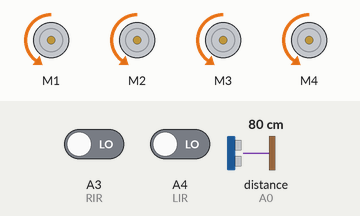
This sketch was run on a simulated Arduino Uno, built with avr-gcc and run on an emulated ATmega328P. On the bench: 4 × DC motor (green arrow = forward, orange = backward, longer = faster). The inputs (shaded band) are chosen by the test bench; at power-on: A3 (RIR) LOW, A4 (LIR) LOW, distance to the obstacle (sensor on A0) 80 cm. The echo pulse lasts 58.3 µs per cm.

Above: at 1.2 s.
1.3 s: A3 (RIR) driven HIGH
At 2.2 s:
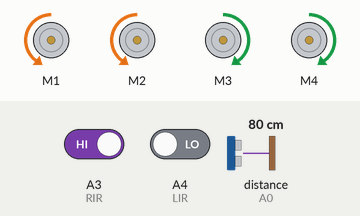
2.9 s: A4 (LIR) driven HIGH
At 3.6 s:
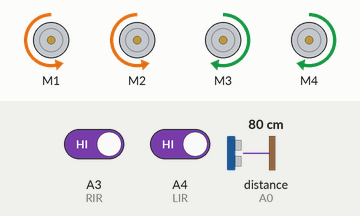
4.4 s: distance to the obstacle (sensor on A0) set to 53 cm
5.9 s: distance to the obstacle (sensor on A0) set to 45 cm
At 7.2 s:
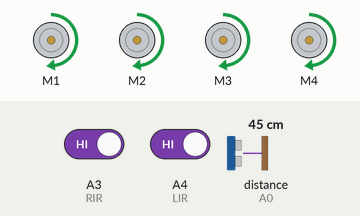
7.5 s: A3 (RIR) driven LOW
At 8.3 s:
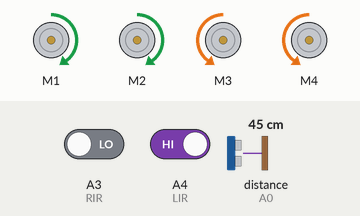
9.0 s: A4 (LIR) driven LOW
At 9.4 s:
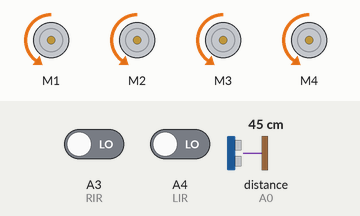
Timing chart, 0 to 11.6 s (numbered marks = the images above; inputs shaded):
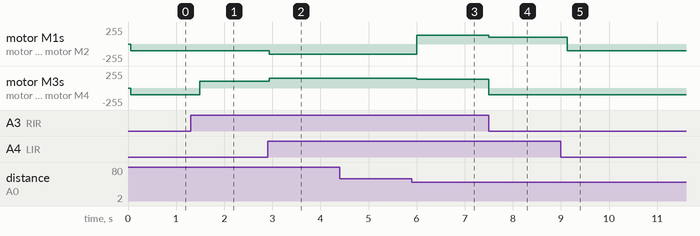

Measured:
- the behaviour switches between 49 and 48 cm on distance to the obstacle (sensor on A0) (found by bisection; images 2 and 3)
- after the input at 1.3 s, motor M3, motor M4: backward 100/255 → forward 100/255 after 0.19 s
- after the input at 2.9 s, motor M1, motor M2: backward 100/255 → backward 150/255 at once; motor M3, motor M4: forward 100/255 → forward 150/255 at once
- after the input at 4.4 s, every drawn part: stays the same
- after the input at 5.9 s, motor M1, motor M2: backward 150/255 → forward 130/255 after 0.10 s; motor M3, motor M4: forward 150/255 → forward 130/255 after 0.10 s
- after the input at 7.5 s, motor M1, motor M2: forward 130/255 → forward 100/255 at once; motor M3, motor M4: forward 130/255 → backward 100/255 at once
- after the input at 9.0 s, motor M1, motor M2: forward 100/255 → backward 100/255 after 0.13 s

The sketch:

humanfollowing.ino
```cpp
#include<NewPing.h>                // For Ultrasonic Sensor
#include<AFMotor.h>                //AdaFruit Motor library for Motor

#define RIR A3                    // IR sensor on the right - pin A3
#define LIR A4                    // IR sensor on the left - pin A4
#define TRIG A1                   // Trigger pin - pin A1
#define ECHO A0                   // Echo pin - pin A0
#define MAX_DISTANCE 200          // Maximum ping distance

unsigned int distance = 0;        //Distance measured by ultrasonic sensor
unsigned int RIR_value = 0;       //Value returned by IR sensor on the right
unsigned int LIR_value = 0;       //Value returned by IR sensor on the left


NewPing sonar(TRIG, ECHO, MAX_DISTANCE);  //Setup of pins and maximum distance for ultrasonic sensor using NewPing

//Creating motor objects
AF_DCMotor Motor1(1,MOTOR12_1KHZ);        // Motor 1 and 2 belong to the same side
AF_DCMotor Motor2(2,MOTOR12_1KHZ);
AF_DCMotor Motor3(3,MOTOR34_1KHZ);        // Motor 3 and 4 belong to the same side
AF_DCMotor Motor4(4,MOTOR34_1KHZ);


void setup()
{
   pinMode(RIR, INPUT);     //Set pin as input from IR Sensor on the right
   pinMode(LIR, INPUT);     //Set pin as input from IR Sensor on the left
}

void loop()
{

  delay(50);
  distance = sonar.ping_cm();                       //Get Distance from human
  RIR_value = digitalRead(RIR);                     //Read from IR sensor on the right
  LIR_value = digitalRead(LIR);                     //Read from IR sensor on the left


  if((RIR_value == 1) && (LIR_value == 1))          //Check if there is no object right next to the robot
  {

    if((distance > 9) && (distance < 50))          //Check if there is an object(human) at a distance between 9 to 50
    {
        //Move Forward
        Motor1.setSpeed(130);
        Motor1.run(FORWARD);
        Motor2.setSpeed(130);
        Motor2.run(FORWARD);
        Motor3.setSpeed(130);
        Motor3.run(FORWARD);
        Motor4.setSpeed(130);
        Motor4.run(FORWARD);
    }

    else if((distance > 1) && (distance <= 9))     //Stop at a safe distance
    {
        //Stop
        Motor1.setSpeed(0);
        Motor1.run(RELEASE);
        Motor2.setSpeed(0);
        Motor2.run(RELEASE);
        Motor3.setSpeed(0);
        Motor3.run(RELEASE);
        Motor4.setSpeed(0);
        Motor4.run(RELEASE);
    }

    else if(distance >= 50)
    {
        //Turn left to search for object at distance between 9 and 50 - Motor run direction may change according to the user's configuration
        Motor1.setSpeed(150);
        Motor1.run(BACKWARD);
        Motor2.setSpeed(150);
        Motor2.run(BACKWARD);
        Motor3.setSpeed(150);
        Motor3.run(FORWARD);
        Motor4.setSpeed(150);
        Motor4.run(FORWARD);
        delay(150);
    }

  }

  else if((RIR_value == 0) && (LIR_value == 1))     //If there is an object on the right close to the robot
  {
      //Turn right - Motor run direction may change according to the user's configuration
      Motor1.setSpeed(100);
      Motor1.run(FORWARD);
      Motor2.setSpeed(100);
      Motor2.run(FORWARD);
      Motor3.setSpeed(100);
      Motor3.run(BACKWARD);
      Motor4.setSpeed(100);
      Motor4.run(BACKWARD);
      delay(150);
  }

  else if((RIR_value == 1) && (LIR_value == 0))     //If there is an object on the left close to the robot
  {
      //Turn left - Motor run direction may change according to the user's configuration
      Motor1.setSpeed(100);
      Motor1.run(BACKWARD);
      Motor2.setSpeed(100);
      Motor2.run(BACKWARD);
      Motor3.setSpeed(100);
      Motor3.run(FORWARD);
      Motor4.setSpeed(100);
      Motor4.run(FORWARD);
      delay(150);
  }

  else if((RIR_value == 0) && (LIR_value == 0))     //If there is an object right in front of the robot
  {
      //Go back to a safe distance
      Motor1.setSpeed(100);
      Motor1.run(BACKWARD);
      Motor2.setSpeed(100);
      Motor2.run(BACKWARD);
      Motor3.setSpeed(100);
      Motor3.run(BACKWARD);
      Motor4.setSpeed(100);
      Motor4.run(BACKWARD);
      delay(150);
  }

}
```
